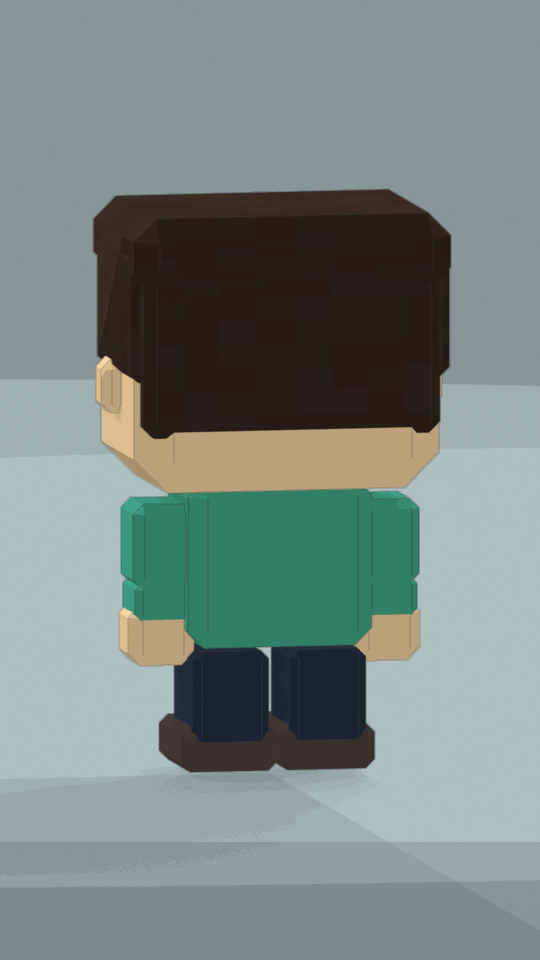
#> input picture production/minsu_v2/design_revision/back.png, 540 x 960 px, given in place of neutral.png, which was not available
$ python review_design_report.py
#> lines starting #> are read from the running program, lines starting #| are printed output that depends on the picture; pictures that were not available may be replaced by others from this repository, and a replacement may not be noted
"""Assemble still comparison/evidence, run tests and verify protected source hashes."""
import hashlib,json,subprocess,sys
from pathlib import Path
import numpy as np
from PIL import Image,ImageDraw,ImageFont
R=Path(__file__).resolve().parent;ROOT=R.parents[1];OUT=R/'design_revision'
font=ImageFont.truetype(str(R/'fonts/NanumGothic-ExtraBold.ttf'),24)
names=['neutral','curious','surprise','happy','side','back']
sheet=Image.new('RGB',(270*6,530),'#18212a');d=ImageDraw.Draw(sheet)
#> after `sheet = Image.new('RGB', (270 * 6, 530), '#18212a')`:
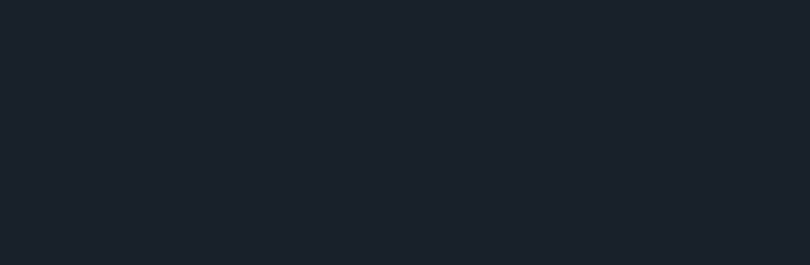
#> sheet: PIL image 1620x530 RGB (shown at 1/2 size); mean R, G, B 24, 33, 42
for i,name in enumerate(names):
    im=Image.open(OUT/f'{name}.png').convert('RGB')
    im.resize((1080,1920),Image.Resampling.NEAREST).save(OUT/f'{name}_1080.png')
    sheet.paste(im.resize((270,480),Image.Resampling.NEAREST),(i*270,40));d.text((i*270+15,5),name,font=font,fill='white')
#> after `sheet.paste(im.resize((270, 480), Image.Resampling.NEAREST), (i * 270,`:
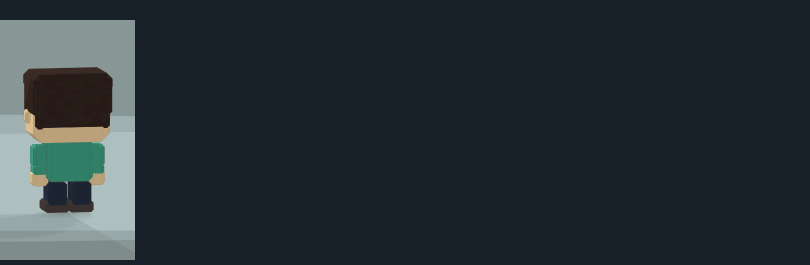
#> sheet: PIL image 1620x530 RGB (shown at 1/2 size); mean R, G, B 38.6, 48.3, 55.3
#> pass 2 of the loop `for i,name in enumerate(names):`:
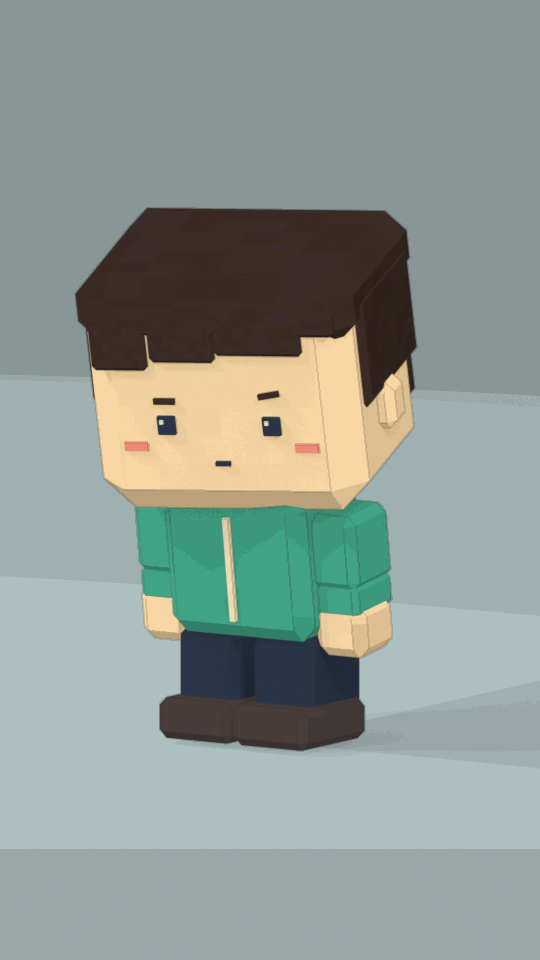
#> input picture production/minsu_v2/design_revision/curious.png, 540 x 960 px
#> `sheet.paste(im.resize((270, 480), Image.Resampling.NEAREST), (i * 270,`:
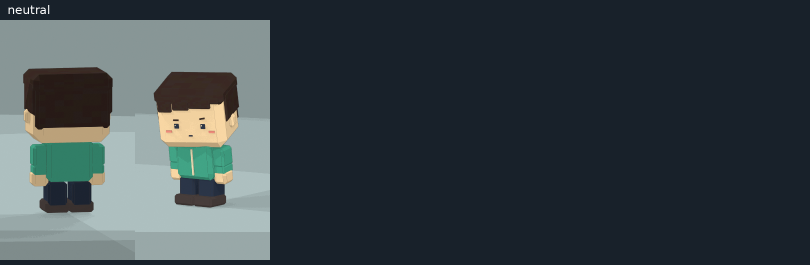
#> sheet: PIL image 1620x530 RGB (shown at 1/2 size); mean R, G, B 56.5, 66.7, 71.4
#> (the run stopped early here; a loop or call above may not have finished)
